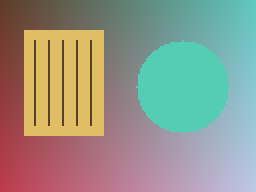
#> input picture images/sample.png, 128 x 96 px (shown 2 times larger)
$ python LaplacianFilter.py   (older library calls are emulated)
#> lines starting #> are read from the running program, lines starting #| are printed output that depends on the picture
import cv2
import numpy as np
import matplotlib.pyplot as plt
from pathlib import Path


# Change Img_path to use your own image.
Img_path = str(Path(__file__).resolve().parents[1] / 'images' / 'sample.png')
img = cv2.imread(Img_path)
#> img is the input picture: shape (96, 128, 3); mean B, G, R 136.8, 149.8, 148.3

if img is None:
    raise SystemExit("Image not found! Check Img_path.")

# Calculation
# Laplacian sharpening
gray = cv2.cvtColor(img, cv2.COLOR_BGR2GRAY).astype(np.float32)
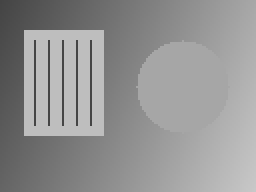
#> gray: shape (96, 128) float32 (shown 2 times larger); min 68, max 200, mean 147.8
response = cv2.Laplacian(gray, cv2.CV_32F, ksize=3)
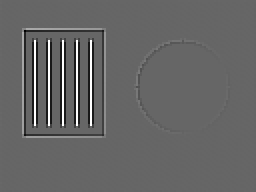
#> response: shape (96, 128) float32 (shown 2 times larger); min -648, max 968, mean 0; drawn with min black and max white
amount = 0.5
sharpened = gray - amount * response
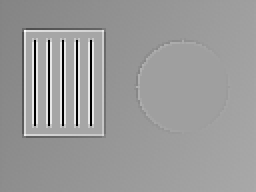
#> sharpened: shape (96, 128) float32 (shown 2 times larger); min -415, max 514, mean 147.8; drawn with min black and max white
result = np.clip(np.round(sharpened), 0, 255).astype(np.uint8)
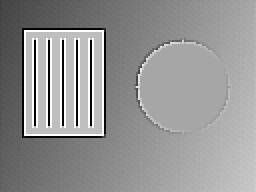
#> result: shape (96, 128) (shown 2 times larger); min 0, max 255, mean 148.3

# Display the results needed for this experiment.
plt.figure(figsize=(10, 4))

plt.subplot(1, 2, 1)
plt.imshow(gray, cmap="gray", vmin=0, vmax=255)
plt.title("Grayscale input")
plt.axis("off")

plt.subplot(1, 2, 2)
plt.imshow(result, cmap="gray", vmin=0, vmax=255)
plt.title('Laplacian Filter')
plt.axis("off")

plt.tight_layout()
plt.show()
